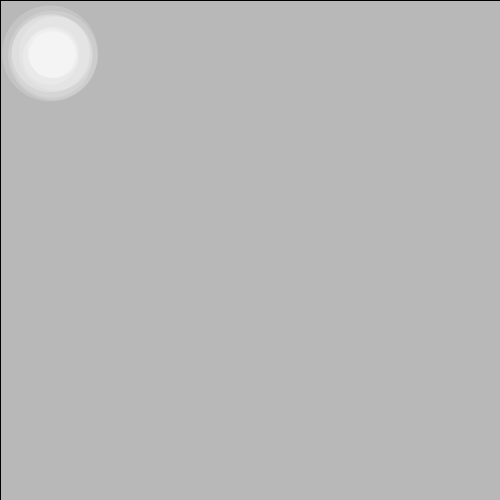
Frame 1 (no input)
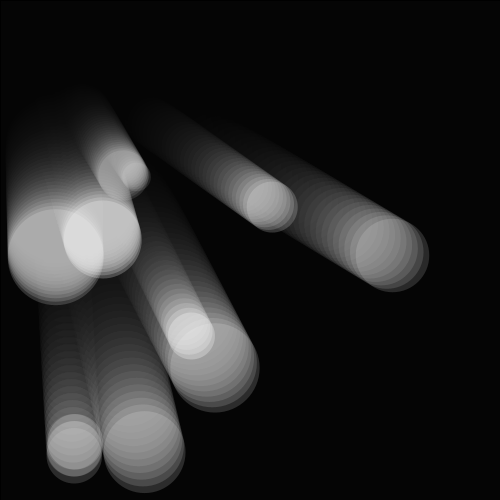
Frame 60 (the mouse pressed at the canvas centre just before this capture)
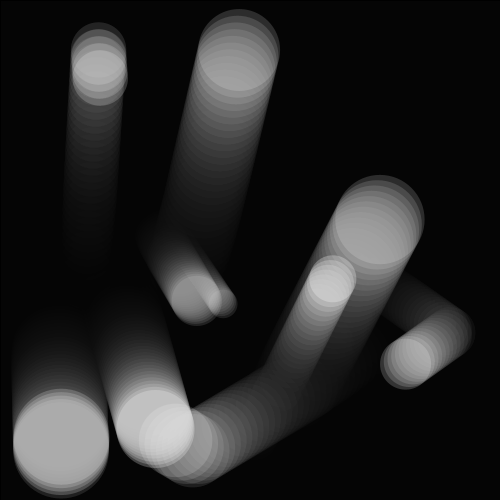
Frame 120 (the mouse held since frame 60 and released just before this capture)

The Processing sketch that drew these frames (run headless with seeded random() and noise(); from frame 60 on, the mouse is pressed at the canvas centre):

// Processing sketch: processing_30207
// ── processing_30207.pde

//intergers
//floats
//booleans (true of false)
 

int NUMBER_OF_BALLS = 10;
BallClass[] balls;
//float x, xspeed, y, yspeed;

void setup(){
 size(500,500); 
 smooth();  
  balls = new BallClass[NUMBER_OF_BALLS];
  for(int i=0; i<NUMBER_OF_BALLS; i++) {
    balls[i] = new BallClass();
  }
}

void draw(){
    fill(0,25);
    rect(0,0,width,height);
    
    for(int i=0; i<NUMBER_OF_BALLS; i++) {
    //balls[i].moveIt();
    balls[i].drawIt();
  }
  // 
     
    }
    
class BallClass {
  float x=50.0;
  float xspeed;
  float y=50.0;
  float yspeed;
  float r=random(25,100);
  float a=random(25,75);


  BallClass() {
    xspeed = 3+random(-3,3);
    yspeed = 5+random(-3,3);
  }

  void drawIt() {
    noStroke();
    fill(255,a);
    x=x+xspeed;
    y=y+yspeed;
    
    if (x > width-50){
      xspeed = xspeed*-1;
    } else if(x < 50){
      xspeed = xspeed*-1;
    }
    
    if (y > width-50){
      yspeed = yspeed*-1;
    } else if(y < 50){
      yspeed = yspeed*-1;
    }
    ellipse(x,y,r,r);
    
  }
 // println(x);
}
